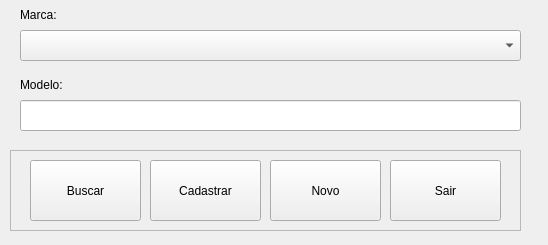
<?xml version="1.0" encoding="UTF-8"?>
<ui version="4.0">
 <class>MenuModelo</class>
 <widget class="QDialog" name="MenuModelo">
  <property name="geometry">
   <rect>
    <x>0</x>
    <y>0</y>
    <width>548</width>
    <height>245</height>
   </rect>
  </property>
  <property name="windowTitle">
   <string>Dialog</string>
  </property>
  <widget class="QFrame" name="frame">
   <property name="geometry">
    <rect>
     <x>10</x>
     <y>150</y>
     <width>511</width>
     <height>81</height>
    </rect>
   </property>
   <property name="frameShape">
    <enum>QFrame::StyledPanel</enum>
   </property>
   <property name="frameShadow">
    <enum>QFrame::Raised</enum>
   </property>
   <widget class="QPushButton" name="botaoBuscar">
    <property name="geometry">
     <rect>
      <x>20</x>
      <y>10</y>
      <width>111</width>
      <height>61</height>
     </rect>
    </property>
    <property name="focusPolicy">
     <enum>Qt::NoFocus</enum>
    </property>
    <property name="text">
     <string>Buscar</string>
    </property>
   </widget>
   <widget class="QPushButton" name="botaoCadastrar">
    <property name="geometry">
     <rect>
      <x>140</x>
      <y>10</y>
      <width>111</width>
      <height>61</height>
     </rect>
    </property>
    <property name="focusPolicy">
     <enum>Qt::NoFocus</enum>
    </property>
    <property name="styleSheet">
     <string notr="true"/>
    </property>
    <property name="text">
     <string>Cadastrar</string>
    </property>
   </widget>
   <widget class="QPushButton" name="botaoNovo">
    <property name="geometry">
     <rect>
      <x>260</x>
      <y>10</y>
      <width>111</width>
      <height>61</height>
     </rect>
    </property>
    <property name="focusPolicy">
     <enum>Qt::NoFocus</enum>
    </property>
    <property name="text">
     <string>Novo</string>
    </property>
   </widget>
   <widget class="QPushButton" name="botaoSair">
    <property name="geometry">
     <rect>
      <x>380</x>
      <y>10</y>
      <width>111</width>
      <height>61</height>
     </rect>
    </property>
    <property name="focusPolicy">
     <enum>Qt::NoFocus</enum>
    </property>
    <property name="text">
     <string>Sair</string>
    </property>
   </widget>
  </widget>
  <widget class="QLabel" name="label">
   <property name="geometry">
    <rect>
     <x>20</x>
     <y>4</y>
     <width>431</width>
     <height>21</height>
    </rect>
   </property>
   <property name="text">
    <string>Marca:</string>
   </property>
  </widget>
  <widget class="QLabel" name="label_2">
   <property name="geometry">
    <rect>
     <x>20</x>
     <y>74</y>
     <width>431</width>
     <height>21</height>
    </rect>
   </property>
   <property name="text">
    <string>Modelo:</string>
   </property>
  </widget>
  <widget class="QLineEdit" name="lineModelo">
   <property name="geometry">
    <rect>
     <x>20</x>
     <y>100</y>
     <width>501</width>
     <height>31</height>
    </rect>
   </property>
  </widget>
  <widget class="QComboBox" name="boxMarca">
   <property name="geometry">
    <rect>
     <x>20</x>
     <y>30</y>
     <width>501</width>
     <height>31</height>
    </rect>
   </property>
  </widget>
 </widget>
 <resources/>
 <connections/>
</ui>
